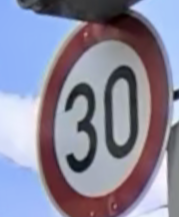
#> input picture Base pictures/1/IMG_1202.PNG, 179 x 217 px, found by its file name; its folder holds only this picture in this run
$ python ContrastRatio.py
#> lines starting #> are read from the running program, lines starting #| are printed output that depends on the picture
from PIL import Image, ImageEnhance
import os


input_folders = [1, 2, 4, 7, 11, 12, 13, 14, 15, 17, 18, 21, 22, 23, 26, 27, 32, 33, 35, 38]

base_input_dir = 'Base pictures'

base_output_dir = 'Generated Pictures\ContrastRatio'


def save_image_with_suffix(img, output_folder, base_filename, suffix):
    output_image_path = os.path.join(output_folder, f"{base_filename}_{suffix}.png")
    img.save(output_image_path)
    print(f"Bild gespeichert: {output_image_path}")

def bearbeiten2(input_image_path, output_image_path,base_filename):
#> called with input_image_path = 'Base pictures/1/IMG_1202.PNG', base_filename = 'IMG_1202'
    print(f"Bearbeite Bild: {input_image_path}")
    try:
        with Image.open(input_image_path) as img:
#> img is the input picture: PIL image 179x217 RGBA; mean R, G, B, A 138.1, 136.4, 156.9, 255
            image = img.convert('RGB')
            enhancer = ImageEnhance.Contrast(image)
            image_enhanced = enhancer.enhance(0.8)
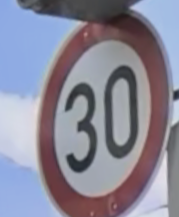
#> image_enhanced: PIL image 179x217 RGB; mean R, G, B 137.9, 136.5, 152.9
            save_image_with_suffix(image_enhanced, output_folder, base_filename, 'ContrastRatio')
            print(f"Bild gespeichert: {output_image_path}")
    except Exception as e:
        print(f"Fehler beim Bearbeiten von {input_image_path}: {e}")


for folder_number in input_folders:
    input_folder = os.path.join(base_input_dir, str(folder_number))
    output_folder = os.path.join(base_output_dir, str(folder_number))
    os.makedirs(output_folder, exist_ok=True)
    print("First step Done")

#> (the run stopped early here; a loop or call above may not have finished)
